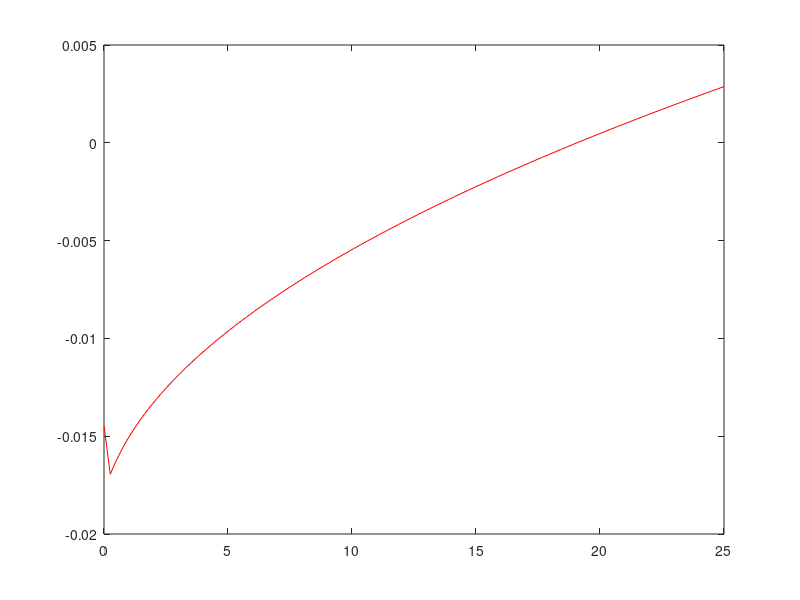

This figure's MATLAB source: (Note: this script raises an error after producing the figure.)
clc;
format long g;
%Encontrar a
zaux = @(a) 0.04.*sqrt(a+0.02).*(1-0.02)-0.02.*sqrt(3.*a) - 0.02;

%Si z pasa cerca de w = 0.04*sqrt(19+t)*(1-t) - t*sqrt(57)
%entonces a es aproximadamente 19

figure(1);
t = linspace(0,25,100); % entre 19 y 20
plot(t,zaux(t),"-r");
hold on;

[a,it,r,t] = Biseccion(zaux,19,20,1e-6,100);
a

%Encontrar la raiz
z = @(t) 0.04.*sqrt(a+t).*(1-t) - t.*sqrt(3.*a);

figure(2);
t = linspace(-10,10,100);

plot(t,z(t),"-g");  % entre 0 y 0.5

[p,it,r,t] = Biseccion(z,0,0.5,1e-6,100);
p